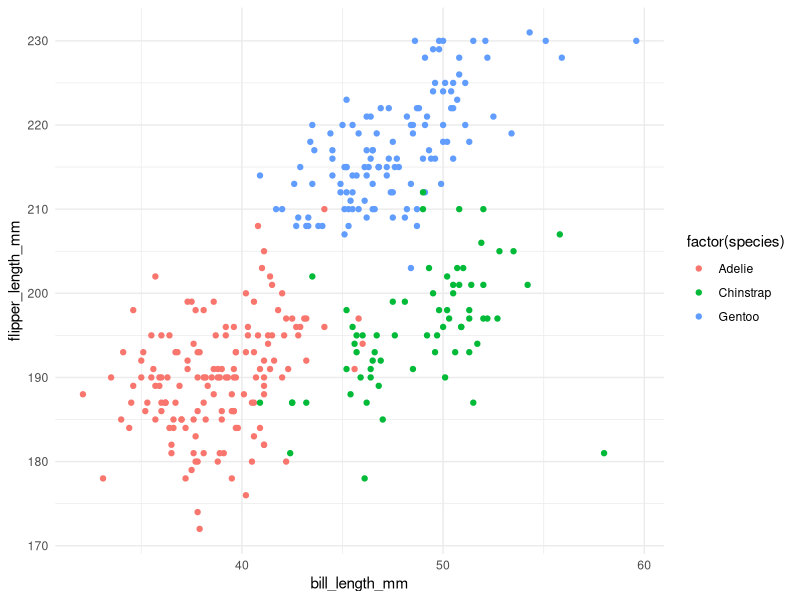
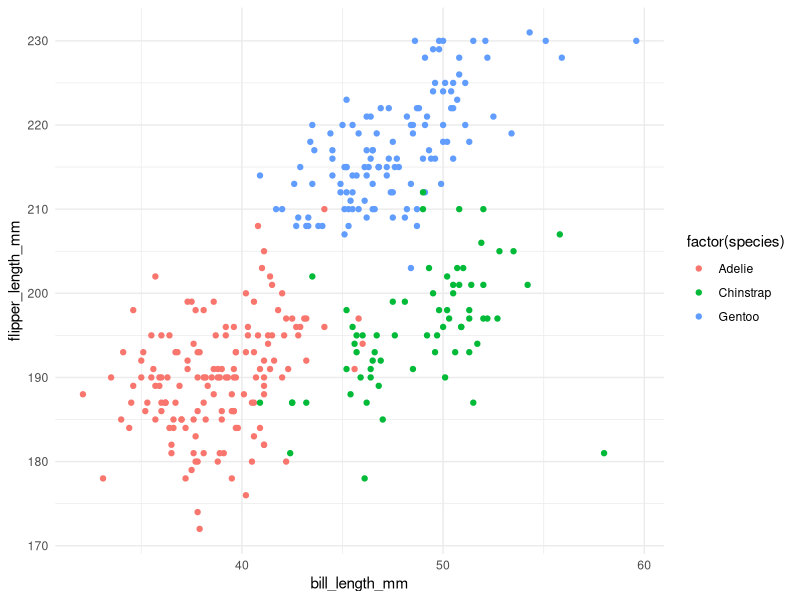

Write the R code that produced these figures, in order. (Note: this script raises an error after producing the figures.)
## ---- chunk 1

library(tidyverse)

## ---- chunk 2

prob1_df = 
  tibble(
    samp = rnorm(10),
    samp_pos = samp > 0,
    char_vec = c("a", "b", "c", "d", "e", "f", "g", "h","i","j"),
    fact_vec = factor(c("low", "low", "low", "mid", "mid", "mid", "mid", "high", "high", "high"))
  )

## ---- chunk 3

mean(pull(prob1_df,samp))
mean(pull(prob1_df, samp_pos))
mean(pull(prob1_df, char_vec))
mean(pull(prob1_df, fact_vec))

## ---- chunk 4

as.numeric(pull(prob1_df, samp_pos))
as.numeric(pull(prob1_df, char_vec))
as.numeric(pull(prob1_df, fact_vec))

## ---- chunk 5

as.numeric(pull(prob1_df, samp_pos)) * pull(prob1_df, samp)
as.factor(pull(prob1_df, samp_pos)) * pull(prob1_df, samp)
as.numeric(as.factor(pull(prob1_df, samp_pos))) * pull(prob1_df, samp)

## ---- chunk 6

library(palmerpenguins)

data("penguins", package = "palmerpenguins")

## ---- chunk 7

library (ggplot2)

## ---- chunk 8

ggplot(penguins, aes(x = bill_length_mm, y = flipper_length_mm, color = factor(species))) + 
  geom_point() + 
  theme_minimal()

ggsave()

